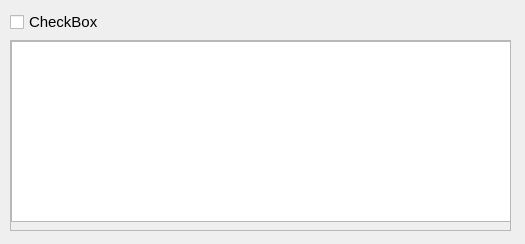
<?xml version="1.0" encoding="UTF-8"?>
<ui version="4.0">
 <class>Form</class>
 <widget class="QWidget" name="Form">
  <property name="geometry">
   <rect>
    <x>0</x>
    <y>0</y>
    <width>525</width>
    <height>244</height>
   </rect>
  </property>
  <property name="windowTitle">
   <string>Form</string>
  </property>
  <widget class="QWidget" name="">
   <property name="geometry">
    <rect>
     <x>10</x>
     <y>10</y>
     <width>501</width>
     <height>221</height>
    </rect>
   </property>
   <layout class="QVBoxLayout" name="verticalLayout">
    <item>
     <widget class="QCheckBox" name="checkBox">
      <property name="font">
       <font>
        <pointsize>11</pointsize>
       </font>
      </property>
      <property name="text">
       <string>CheckBox</string>
      </property>
     </widget>
    </item>
    <item>
     <widget class="QScrollArea" name="scrollArea">
      <property name="widgetResizable">
       <bool>true</bool>
      </property>
      <widget class="QWidget" name="scrollAreaWidgetContents">
       <property name="geometry">
        <rect>
         <x>0</x>
         <y>0</y>
         <width>497</width>
         <height>185</height>
        </rect>
       </property>
       <widget class="QTreeView" name="treeView">
        <property name="geometry">
         <rect>
          <x>0</x>
          <y>0</y>
          <width>501</width>
          <height>181</height>
         </rect>
        </property>
       </widget>
      </widget>
     </widget>
    </item>
   </layout>
  </widget>
 </widget>
 <resources/>
 <connections/>
</ui>
